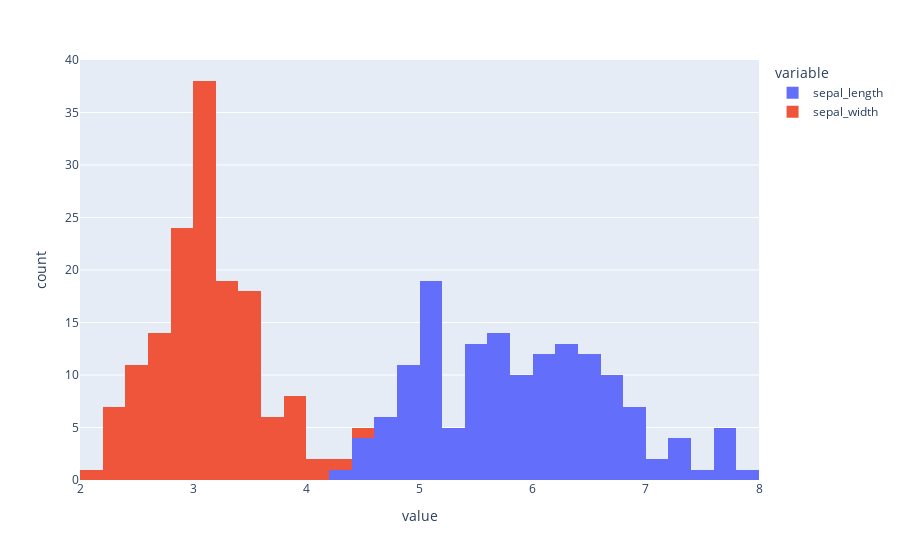

Notebook code cell kept with this figure:
### Markdown cell above
```
Plot sepal_length and sepal_width features on the same histogram. 
```

### Code cell
fig = px.histogram(ds, ['sepal_length','sepal_width'], nbins = 40)
fig.show()

### Figure 1 — Plotly figure (JSON) as saved in the notebook; plotly's stock layout.template omitted (floating-point values rounded to 4 significant figures; data arrays with more than 128 entries replaced by an {"elided": "..."} marker saying what was removed)
{"data": [{"alignmentgroup": "True", "bingroup": "x", "hovertemplate": "variable=sepal_length<br>value=%{x}<br>count=%{y}<extra></extra>", "legendgroup": "sepal_length", "marker": {"color": "#636efa"}, "name": "sepal_length", "nbinsx": 40, "offsetgroup": "sepal_length", "orientation": "v", "showlegend": true, "type": "histogram", "x": {"elided": "150 float values"}, "xaxis": "x", "yaxis": "y"}, {"alignmentgroup": "True", "bingroup": "x", "hovertemplate": "variable=sepal_width<br>value=%{x}<br>count=%{y}<extra></extra>", "legendgroup": "sepal_width", "marker": {"color": "#EF553B"}, "name": "sepal_width", "nbinsx": 40, "offsetgroup": "sepal_width", "orientation": "v", "showlegend": true, "type": "histogram", "x": {"elided": "150 float values"}, "xaxis": "x", "yaxis": "y"}], "layout": {"barmode": "relative", "legend": {"title": {"text": "variable"}, "tracegroupgap": 0}, "margin": {"t": 60}, "xaxis": {"anchor": "y", "domain": [0, 1], "title": {"text": "value"}}, "yaxis": {"anchor": "x", "domain": [0, 1], "title": {"text": "count"}}}}
